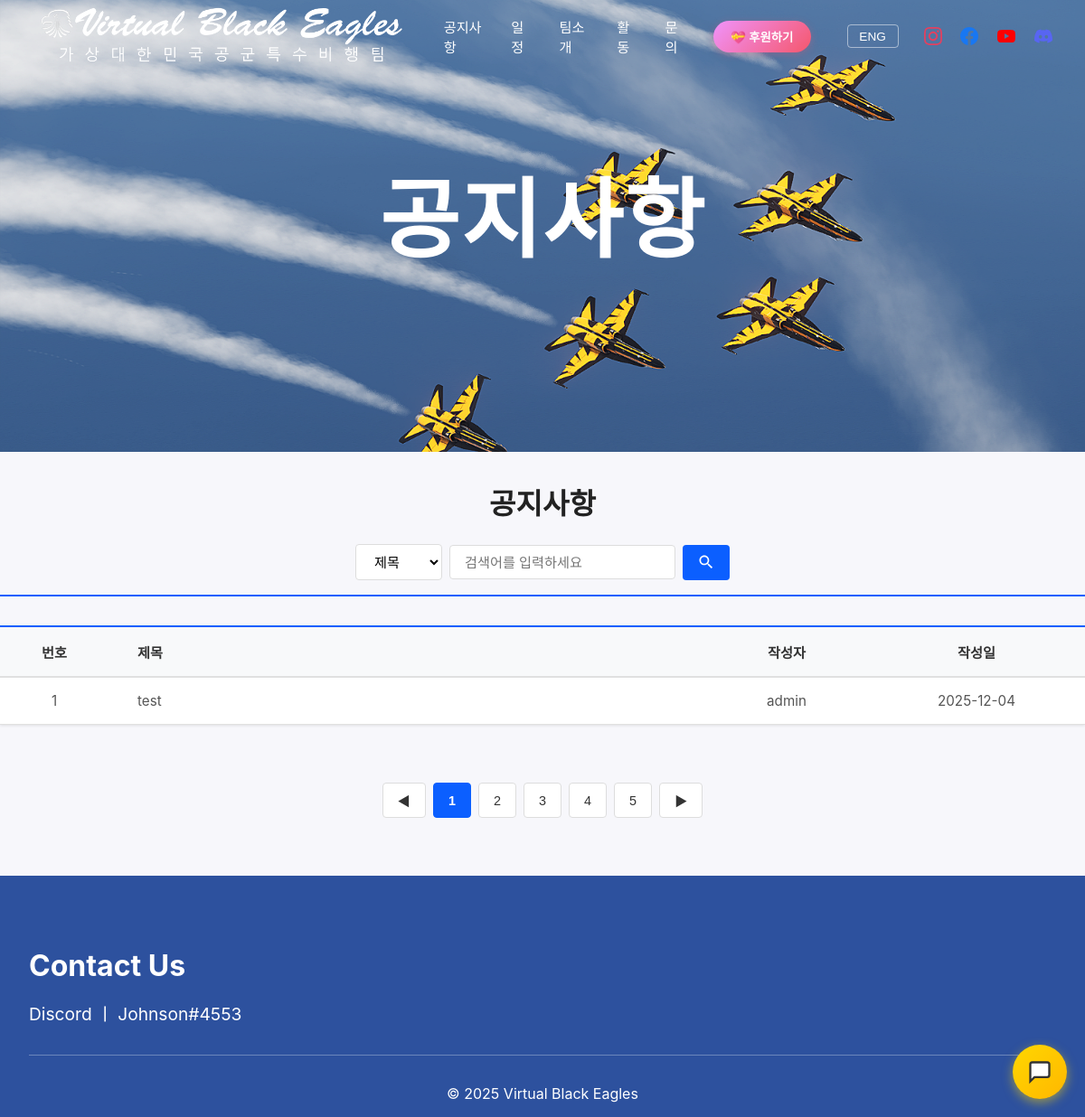
The app's page /notice with its own data.
### tables this page shows
CREATE TABLE notices (
			id INTEGER PRIMARY KEY AUTOINCREMENT,
			title TEXT NOT NULL,
			content TEXT NOT NULL,
			author TEXT NOT NULL,
			created_at TIMESTAMP DEFAULT CURRENT_TIMESTAMP,
			updated_at TIMESTAMP DEFAULT CURRENT_TIMESTAMP
		);

### app.py (the view)
@app.route('/notice')
def notice():
	lang = request.args.get('lang', 'ko')
	conn = get_db()
	notices = conn.execute('SELECT * FROM notices ORDER BY created_at DESC').fetchall()
	conn.close()
	if lang == 'en':
		return render_template('notice_en.html', notices=notices)
	else:
		return render_template('notice.html', notices=notices)

### app.py (called while the page is built)
def get_db():
	conn = sqlite3.connect(DATABASE)
	conn.row_factory = sqlite3.Row
	return conn

### templates/notice.html (shortened to what this page needs)
{% extends "base.html" %}
{% block banner %}
<section class="hero banner" style="background-image: url('/static/images/hero.jpg')">
  <div class="container">
    <h1 class="banner-title">공지사항</h1>
  </div>
</section>
{% endblock %}
{% block content %}
<main class="container section notice-board">
      <div class="notice-header" style="text-align: center;">
        <h2>공지사항 </h2>
        <div class="notice-search" style="margin: 0 auto;">
          <select class="search-category">
            <option value="title">제목</option>
          </select>
          <input type="text" class="search-input" placeholder="검색어를 입력하세요">
          <button class="search-btn">
            <svg width="20" height="20" viewBox="0 0 24 24" fill="currentColor">
              <path d="M15.5 14h-.79l-.28-.27C15.41 12.59 16 11.11 16 9.5 16 5.91 13.09 3 9.5 3S3 5.91 3 9.5 5.91 16 9.5 16c1.61 0 3.09-.59 4.23-1.57l.27.28v.79l5 4.99L20.49 19l-4.99-5zm-6 0C7.01 14 5 11.99 5 9.5S7.01 5 9.5 5 14 7.01 14 9.5 11.99 14 9.5 14z"/>
            </svg>
          </button>
        </div>
      </div>
      <table class="notice-table">
        <thead>
          <tr>
            <th class="col-number">번호</th>
            <th class="col-title">제목</th>
            <th class="col-author">작성자</th>
            <th class="col-date">작성일</th>
          </tr>
        </thead>
        <tbody>
          {% if notices %}
            {% for notice in notices %}
            <tr class="notice-row" onclick="location.href='/notice/{{ notice.id }}'" style="cursor: pointer;">
              <td class="col-number">{{ notice.id }}</td>
              <td class="col-title" style="text-align: left; padding-left: 1rem;">{{ notice.title }}</td>
              <td class="col-author">{{ notice.author }}</td>
              <td class="col-date">{{ notice.created_at[:10] }}</td>
            </tr>
            {% endfor %}
          {% else %}
            <tr>
              <td colspan="4" style="text-align: center; padding: 3rem; color: #666;">
                📭 등록된 공지사항이 없습니다.
              </td>
            </tr>
          {% endif %}
        </tbody>
      </table>
      <div class="pagination">
        <button class="page-btn">◀</button>
        <button class="page-btn active">1</button>
        <button class="page-btn">2</button>
        <button class="page-btn">3</button>
        <button class="page-btn">4</button>
        <button class="page-btn">5</button>
        <button class="page-btn">▶</button>
  </div>
</main>
<section class="contact-section" style="background-color: #2D519E; padding: 3rem 0 1rem 0; margin: 0; width: 100vw; position: relative; left: 50%; right: 50%; margin-left: -50vw; margin-right: -50vw;">
	<div style="max-width: 1200px; margin: 0 auto; padding: 0 2rem;">
		<h3 data-i18n="contact.title" style="color: white; font-size: 2rem; margin-bottom: 1rem;">Contact Us</h3>
		<p data-i18n="contact.text" style="color: white; font-size: 1.2rem; margin-bottom: 2rem;">Discord ㅣ Johnson#4553</p>
		<div style="border-top: 1px solid rgba(255,255,255,0.3); padding-top: 2rem; margin-top: 2rem; text-align: center;">
			<p style="color: white; font-size: 1rem; margin: 0;">© 2025 Virtual Black Eagles</p>
		</div>
	</div>
</section>
{% endblock %}

### static/style.css (style rules this page uses)
:root { --bg:#f7f7fb; --accent:#0b5fff; --text:#222; }
* { box-sizing:border-box }
html, body { overflow-x:hidden;width:100%;max-width:100vw }
body { margin:0;padding:0;font-family: -apple-system, BlinkMacSystemFont, "Segoe UI", Roboto, "Noto Sans KR", "Helvetica Neue", Arial; color:var(--text); background:var(--bg) }
.container { max-width:1400px;margin:0 auto;padding:1rem 2rem }
.contact-section { padding:3rem 0; }
.hero { padding:2rem 0;background:linear-gradient(180deg, #ffffff 0%, #f0f6ff 100%);text-align:center }
.section { padding:2rem 0 }
.banner { background-size:cover; background-position:center; background-repeat:no-repeat; min-height:500px; display:flex; align-items:center; color:#fff; position:relative; margin-top:0; padding-top:100px; padding-bottom:5rem; }
.banner::before { display:none; }
.banner .container { position:relative; z-index:2; text-align:center; width:100%; max-width:100%; margin:0 auto; padding:0 1rem; display:flex; flex-direction:column; align-items:center; justify-content:center; }
.banner .banner-title { font-size:clamp(3rem, 8vw, 7rem); font-weight:700; margin:0 0 2rem 0; line-height:1.1; letter-spacing:0.02em; color:#fff }
.notice-header { display: flex; flex-direction: column; align-items: center; margin-bottom: 2rem; padding-bottom: 1rem; border-bottom: 2px solid #0b5fff; gap: 1.5rem; }
.notice-header h2 { font-size: 2rem; margin: 0; color: #222; text-align: center; }
.notice-search { display: flex; gap: 0.5rem; align-items: center; }
.search-category { padding: 0.6rem 1rem; border: 1px solid #ddd; border-radius: 4px; font-size: 0.95rem; background: white; cursor: pointer; }
.search-input { padding: 0.6rem 1rem; border: 1px solid #ddd; border-radius: 4px; font-size: 0.95rem; width: 250px; }
.search-btn { padding: 0.6rem 1rem; background: #0b5fff; color: white; border: none; border-radius: 4px; cursor: pointer; display: flex; align-items: center; justify-content: center; transition: background 0.2s; }
.notice-table { width: 100%; border-collapse: collapse; background: white; box-shadow: 0 1px 3px rgba(0,0,0,0.1); }
.notice-table thead { background: #f8f9fa; border-top: 2px solid #0b5fff; border-bottom: 2px solid #e0e0e0; }
.notice-table th { padding: 1rem; text-align: center; font-weight: 600; color: #333; font-size: 0.95rem; }
.notice-table td { padding: 1rem; text-align: center; border-bottom: 1px solid #e0e0e0; font-size: 0.95rem; color: #555; }
.col-number { width: 10%; }
.col-title { width: 55%; text-align: left !important; padding-left: 2rem !important; }
.col-date { width: 20%; }
.notice-row { cursor: pointer; transition: background 0.2s; }
.pagination { display: flex; justify-content: center; gap: 0.5rem; margin-top: 2rem; padding: 2rem 0; }
.page-btn { padding: 0.5rem 1rem; border: 1px solid #ddd; background: white; color: #333; cursor: pointer; border-radius: 4px; font-size: 0.9rem; min-width: 40px; transition: all 0.2s; }
.page-btn.active { background: #0b5fff; color: white; border-color: #0b5fff; font-weight: 600; }

### records on screen
notices: id "1", title "test", author "admin", created_at "2025-12-04"
